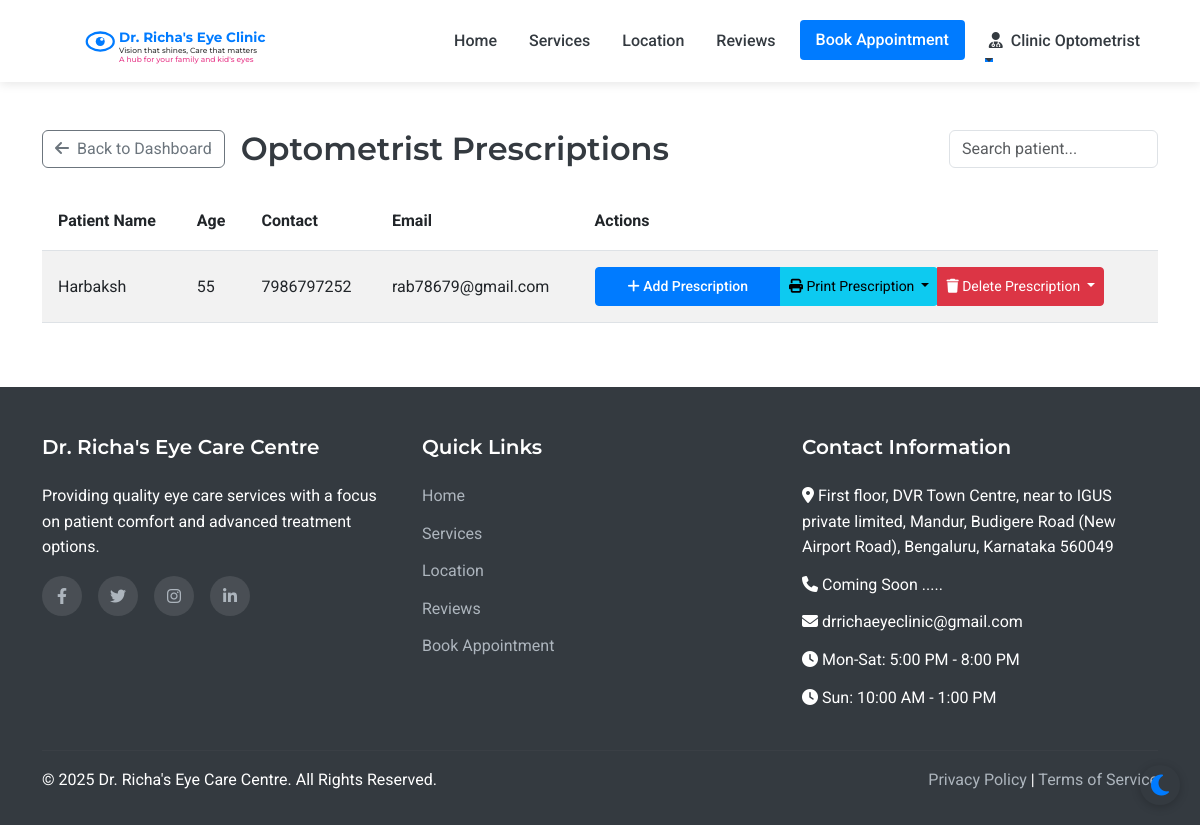
The app's page /assistant/prescriptions (signed in), older data.
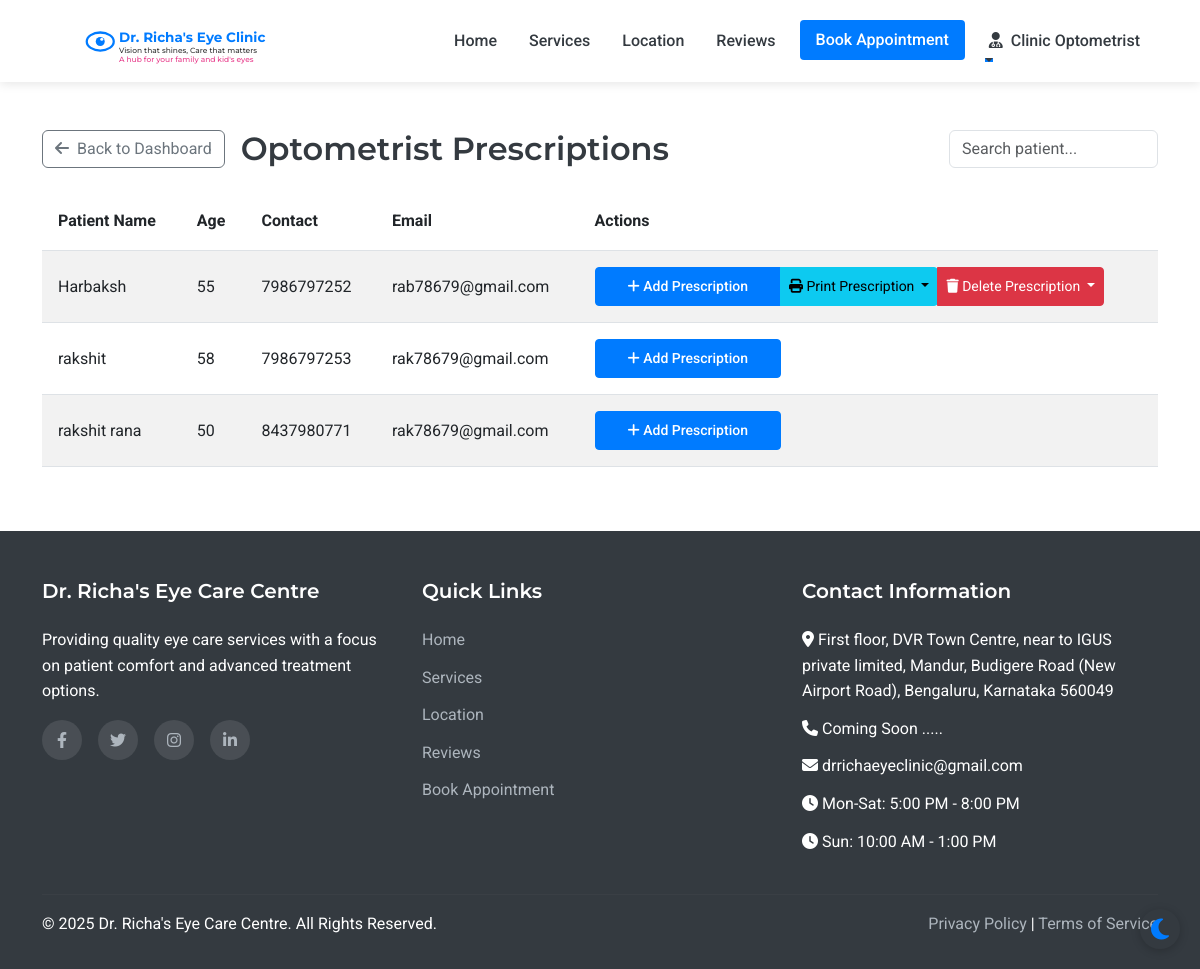
The same page, newer data.
### models.py (models this page shows, shortened)
class Patient(UserMixin, db.Model):
    id = db.Column(db.Integer, primary_key=True)
    full_name = db.Column(db.String(100), nullable=False)
    mobile_number = db.Column(db.String(15), nullable=False)
    email = db.Column(db.String(100), nullable=True)
    age = db.Column(db.Integer, nullable=False)
    sex = db.Column(db.String(10), nullable=True)
    password_hash = db.Column(db.String(256), nullable=True)
    is_registered = db.Column(db.Boolean, default=False)
    created_at = db.Column(db.DateTime, nullable=False, default=datetime.utcnow)
    appointments = db.relationship('Appointment', backref='patient', lazy=True)
    doctor_prescriptions = db.relationship('DoctorPrescription', backref='patient', lazy=True)
    optometrist_prescriptions = db.relationship('OptometristPrescription', backref='patient', lazy=True)

### routes.py (the view)
@app.route('/assistant/prescriptions')
@login_required
def assistant_prescriptions():
    if not isinstance(current_user, Assistant):
        flash('Access denied', 'danger')
        return redirect(url_for('index'))
    all_patients = Patient.query.order_by(Patient.full_name).all()
    return render_template('assistant/prescriptions.html', all_patients=all_patients)

### app.py (called while the page is built)
@login_manager.user_loader
def load_user(user_id):
    from models import Doctor, Assistant, Admin, Patient
    try:
        if user_id.startswith('doctor_'):
            return Doctor.query.get(int(user_id.split('_')[1]))
        elif user_id.startswith('assistant_'):
            return Assistant.query.get(int(user_id.split('_')[1]))
        elif user_id.startswith('admin_'):
            return Admin.query.get(int(user_id.split('_')[1]))
        else:
            return Patient.query.get(int(user_id))
    except (ValueError, AttributeError):
        return None

### routes.py (called while the page is built)
@app.context_processor
def inject_now():
    return {'now': datetime.now()}

### templates/assistant/prescriptions.html (shortened to what this page needs)
{% extends 'layout.html' %}
{% block content %}
<div class="container py-5">
    <div class="d-flex justify-content-between align-items-center mb-4">
        <div class="d-flex align-items-center">
            <a href="{{ url_for('assistant_dashboard') }}" class="btn btn-outline-secondary me-3">
                <i class="fas fa-arrow-left me-1"></i> Back to Dashboard
            </a>
            <h2 class="mb-0">Optometrist Prescriptions</h2>
        </div>
        <input type="text" id="searchInput" class="form-control w-auto" placeholder="Search patient..." onkeyup="searchTable()">
    </div>
    <div class="table-responsive">
        <table class="table table-striped" id="prescriptionTable">
            <thead>
                <tr>
                    <th>Patient Name</th>
                    <th>Age</th>
                    <th>Contact</th>
                    <th>Email</th>
                    <th>Actions</th>
                </tr>
            </thead>
            <tbody>
                {% for patient in all_patients %}
                <tr>
                    <td>{{ patient.full_name }}</td>
                    <td>{{ patient.age }}</td>
                    <td>{{ patient.mobile_number }}</td>
                    <td>{{ patient.email }}</td>
                    <td>
                        <div class="btn-group">
                            <a href="{{ url_for('assistant_add_prescription', patient_id=patient.id) }}"
                               class="btn btn-primary btn-sm">
                                <i class="fas fa-plus"></i> Add Prescription
                            </a>
                            {% if patient.optometrist_prescriptions %}
                            <button type="button" class="btn btn-info btn-sm dropdown-toggle" data-bs-toggle="dropdown">
                                <i class="fas fa-print"></i> Print Prescription
                            </button>
                            <button type="button" class="btn btn-danger btn-sm dropdown-toggle" data-bs-toggle="dropdown">
                                <i class="fas fa-trash"></i> Delete Prescription
                            </button>
                            {% endif %}
                        </div>
                    </td>
                </tr>
                {% endfor %}
            </tbody>
        </table>
    </div>
</div>
{% endblock %}

Row changes from the older to the newer data that the page shows:
added Patient: full_name "rakshit", age "58", mobile_number "7986797253", email "rak78679@gmail.com"
added Patient: full_name "rakshit rana", age "50", mobile_number "8437980771", email "rak78679@gmail.com"
